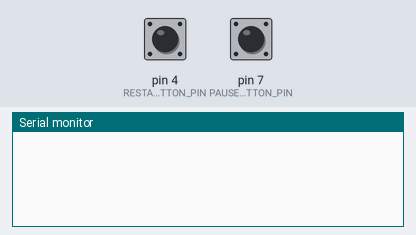
Bench run of a program on a simulated Arduino Uno, built with avr-gcc and run on an emulated ATmega328P. Parts: the last lines printed to the serial monitor. The test bench sets the inputs (shaded band); at power-on: pin 4 (RESTART_BUTTON_PIN) HIGH, pin 7 (PAUSE_BUTTON_PIN) HIGH.

Above: at 1.2 s.
1.3 s: pin 4 (RESTART_BUTTON_PIN) pulled LOW for 0.15 s
At 2.4 s:
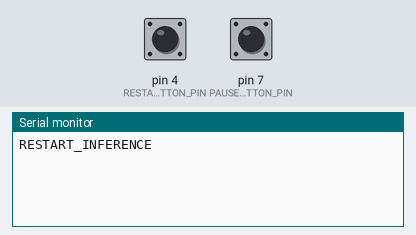
2.9 s: pin 7 (PAUSE_BUTTON_PIN) pulled LOW for 0.15 s
At 3.6 s:
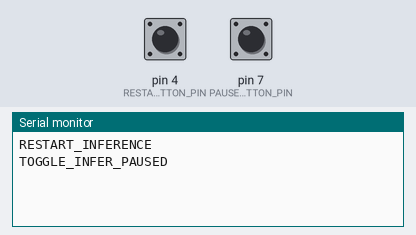

The program:

main.cpp
```cpp
#include <Arduino.h>

constexpr uint8_t RESTART_BUTTON_PIN = 4;
constexpr uint8_t PAUSE_BUTTON_PIN = 7;
constexpr unsigned long DEBOUNCE_DELAY_MS = 20;

bool lastRestartButtonState = HIGH;
bool lastPauseButtonState = HIGH;

void handleButtonPress(uint8_t pin, bool currentState, bool &lastState, const char *command) {
  if (currentState == LOW && lastState == HIGH) {
    delay(DEBOUNCE_DELAY_MS);
    if (digitalRead(pin) == LOW) {
      Serial.println(command);
      while (digitalRead(pin) == LOW) {
        delay(1);
      }
    }
  }

  lastState = currentState;
}

void setup() {
  Serial.begin(9600);

  pinMode(RESTART_BUTTON_PIN, INPUT_PULLUP);
  pinMode(PAUSE_BUTTON_PIN, INPUT_PULLUP);

  lastRestartButtonState = digitalRead(RESTART_BUTTON_PIN);
  lastPauseButtonState = digitalRead(PAUSE_BUTTON_PIN);
}

void loop() {
  bool restartButtonState = digitalRead(RESTART_BUTTON_PIN);
  bool pauseButtonState = digitalRead(PAUSE_BUTTON_PIN);

  handleButtonPress(RESTART_BUTTON_PIN, restartButtonState, lastRestartButtonState, "RESTART_INFERENCE");
  handleButtonPress(PAUSE_BUTTON_PIN, pauseButtonState, lastPauseButtonState, "TOGGLE_INFER_PAUSED");
}
```

Measured:
- after the input at 1.3 s, the serial monitor: prints a new line at once (image 1)
- after the input at 2.9 s, the serial monitor: prints a new line at once (image 2)
